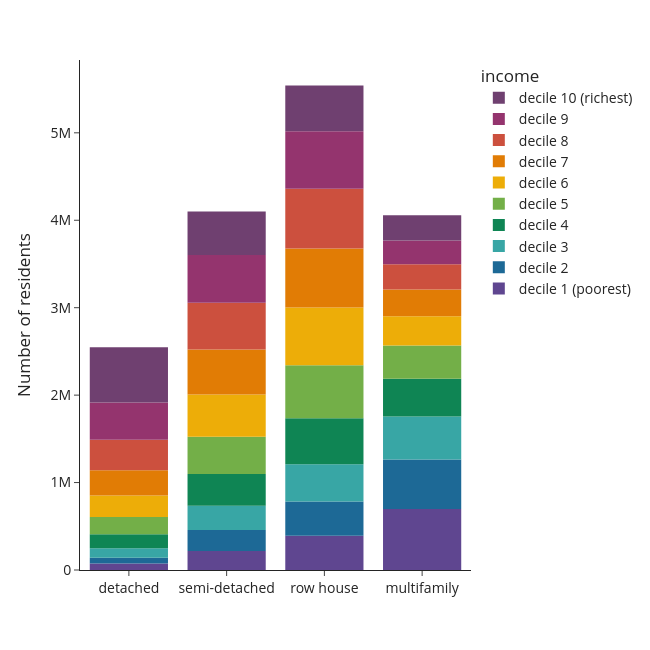

Notebook cell for this chart:
### Code cell
df = use['n_hhdmem'+year].groupby(level=[1,0], sort=False).sum().reset_index()
    fig = px.bar(df, y='n_hhdmem'+year, x='typology_lab',color=lab, 
                 #text=df['percentage'].apply(lambda x: '{0:.1%}'.format(x)), 
                 labels={'n_hhdmem'+year:'Number of residents',
                         'typology_lab':'',
                         lab:class_name_short}, 
                 template='simple_white', 
             color_discrete_sequence=px.colors.qualitative.Prism) 
    #fig.update_traces(textposition='inside')
    fig.update_layout(width=650, height=650, 
                      #xaxis_tickformat = '.0%',
                      font=dict(size=14),
                      legend=dict(
        traceorder='reversed',
        #orientation="h",
        #entrywidth=70,
        #yanchor="bottom",
        #y=1.02,
        #xanchor="left",
        #x=-0.25
    ))
    fig.update_traces(marker_line_width=0)
    fig.write_image('visualisations/'+class_name_short+'/stackedbars_cap_per_type_class'+year+age_group+'.png', scale=3)
    fig.show()

### Figure 1 — Plotly figure (JSON) as saved in the notebook; plotly's stock layout.template omitted (floating-point values rounded to 4 significant figures)
{"data": [{"alignmentgroup": "True", "hovertemplate": "income=decile 1 (poorest)<br>=%{x}<br>Number of residents=%{y}<extra></extra>", "legendgroup": "decile 1 (poorest)", "marker": {"color": "rgb(95, 70, 144)", "line": {"width": 0}, "pattern": {"shape": ""}}, "name": "decile 1 (poorest)", "offsetgroup": "decile 1 (poorest)", "orientation": "v", "showlegend": true, "textposition": "auto", "type": "bar", "x": ["detached", "semi-detached", "row house", "multifamily"], "xaxis": "x", "y": [75725, 216185, 391135, 696670], "yaxis": "y"}, {"alignmentgroup": "True", "hovertemplate": "income=decile 2<br>=%{x}<br>Number of residents=%{y}<extra></extra>", "legendgroup": "decile 2", "marker": {"color": "rgb(29, 105, 150)", "line": {"width": 0}, "pattern": {"shape": ""}}, "name": "decile 2", "offsetgroup": "decile 2", "orientation": "v", "showlegend": true, "textposition": "auto", "type": "bar", "x": ["detached", "semi-detached", "row house", "multifamily"], "xaxis": "x", "y": [64960, 241005, 392680, 565725], "yaxis": "y"}, {"alignmentgroup": "True", "hovertemplate": "income=decile 3<br>=%{x}<br>Number of residents=%{y}<extra></extra>", "legendgroup": "decile 3", "marker": {"color": "rgb(56, 166, 165)", "line": {"width": 0}, "pattern": {"shape": ""}}, "name": "decile 3", "offsetgroup": "decile 3", "orientation": "v", "showlegend": true, "textposition": "auto", "type": "bar", "x": ["detached", "semi-detached", "row house", "multifamily"], "xaxis": "x", "y": [107475, 277775, 424500, 494365], "yaxis": "y"}, {"alignmentgroup": "True", "hovertemplate": "income=decile 4<br>=%{x}<br>Number of residents=%{y}<extra></extra>", "legendgroup": "decile 4", "marker": {"color": "rgb(15, 133, 84)", "line": {"width": 0}, "pattern": {"shape": ""}}, "name": "decile 4", "offsetgroup": "decile 4", "orientation": "v", "showlegend": true, "textposition": "auto", "type": "bar", "x": ["detached", "semi-detached", "row house", "multifamily"], "xaxis": "x", "y": [160570, 361795, 528290, 429550], "yaxis": "y"}, {"alignmentgroup": "True", "hovertemplate": "income=decile 5<br>=%{x}<br>Number of residents=%{y}<extra></extra>", "legendgroup": "decile 5", "marker": {"color": "rgb(115, 175, 72)", "line": {"width": 0}, "pattern": {"shape": ""}}, "name": "decile 5", "offsetgroup": "decile 5", "orientation": "v", "showlegend": true, "textposition": "auto", "type": "bar", "x": ["detached", "semi-detached", "row house", "multifamily"], "xaxis": "x", "y": [198105, 426550, 605905, 380425], "yaxis": "y"}, {"alignmentgroup": "True", "hovertemplate": "income=decile 6<br>=%{x}<br>Number of residents=%{y}<extra></extra>", "legendgroup": "decile 6", "marker": {"color": "rgb(237, 173, 8)", "line": {"width": 0}, "pattern": {"shape": ""}}, "name": "decile 6", "offsetgroup": "decile 6", "orientation": "v", "showlegend": true, "textposition": "auto", "type": "bar", "x": ["detached", "semi-detached", "row house", "multifamily"], "xaxis": "x", "y": [246495, 483050, 659110, 335225], "yaxis": "y"}, {"alignmentgroup": "True", "hovertemplate": "income=decile 7<br>=%{x}<br>Number of residents=%{y}<extra></extra>", "legendgroup": "decile 7", "marker": {"color": "rgb(225, 124, 5)", "line": {"width": 0}, "pattern": {"shape": ""}}, "name": "decile 7", "offsetgroup": "decile 7", "orientation": "v", "showlegend": true, "textposition": "auto", "type": "bar", "x": ["detached", "semi-detached", "row house", "multifamily"], "xaxis": "x", "y": [287895, 514690, 675165, 305820], "yaxis": "y"}, {"alignmentgroup": "True", "hovertemplate": "income=decile 8<br>=%{x}<br>Number of residents=%{y}<extra></extra>", "legendgroup": "decile 8", "marker": {"color": "rgb(204, 80, 62)", "line": {"width": 0}, "pattern": {"shape": ""}}, "name": "decile 8", "offsetgroup": "decile 8", "orientation": "v", "showlegend": true, "textposition": "auto", "type": "bar", "x": ["detached", "semi-detached", "row house", "multifamily"], "xaxis": "x", "y": [348355, 535815, 682730, 287890], "yaxis": "y"}, {"alignmentgroup": "True", "hovertemplate": "income=decile 9<br>=%{x}<br>Number of residents=%{y}<extra></extra>", "legendgroup": "decile 9", "marker": {"color": "rgb(148, 52, 110)", "line": {"width": 0}, "pattern": {"shape": ""}}, "name": "decile 9", "offsetgroup": "decile 9", "orientation": "v", "showlegend": true, "textposition": "auto", "type": "bar", "x": ["detached", "semi-detached", "row house", "multifamily"], "xaxis": "x", "y": [425130, 544675, 659770, 274205], "yaxis": "y"}, {"alignmentgroup": "True", "hovertemplate": "income=decile 10 (richest)<br>=%{x}<br>Number of residents=%{y}<extra></extra>", "legendgroup": "decile 10 (richest)", "marker": {"color": "rgb(111, 64, 112)", "line": {"width": 0}, "pattern": {"shape": ""}}, "name": "decile 10 (richest)", "offsetgroup": "decile 10 (richest)", "orientation": "v", "showlegend": true, "textposition": "auto", "type": "bar", "x": ["detached", "semi-detached", "row house", "multifamily"], "xaxis": "x", "y": [633770, 498420, 521965, 287865], "yaxis": "y"}], "layout": {"barmode": "relative", "font": {"size": 14}, "height": 650, "legend": {"title": {"text": "income"}, "tracegroupgap": 0, "traceorder": "reversed"}, "margin": {"t": 60}, "width": 650, "xaxis": {"anchor": "y", "domain": [0, 1], "title": {"text": ""}}, "yaxis": {"anchor": "x", "domain": [0, 1], "title": {"text": "Number of residents"}}}}
